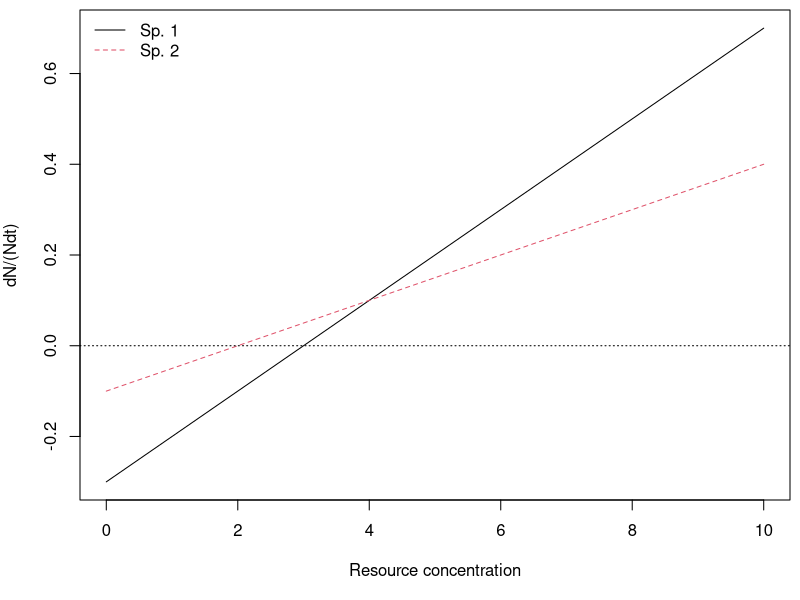

Source code (R): (Note: this script raises an error after producing the figure.)
## ---- chunk 1

e1 <- 0.1; a1 <- 1; d1 <- 0.3
e2 <- 0.1; a2 <- .5; d2 <- 0.1

{
  # setting the margins of the plot
  par(mar=(c(5, 4,.5,.5)))
  
  # making the graph
  curve(e1*a1*x - d1, 0,10, ylab="dN/(Ndt)", xlab="Resource concentration")
  curve(e2*a2*x - d2, lty=2, col=2, add=TRUE)
  abline(h=0, lty=3)
  legend("topleft", c("Sp. 1", "Sp. 2"), lty=1:2, col=1:2, bty='n')
  
  #adding the arrows
  x1 <- d1/(e1*f1); x2 <- d2/(e2*f2); len <- 0.1
  arrows(c(x1,x2), c(-len, len), c(x1,x2), c(0,0), length=0.1)
  }      

## ---- chunk 2
R.star.sp1 <- d1/(e1*a1)
R.star.sp2 <- d2/(e2*a2)
c(R.star.sp1, R.star.sp2)
## ---- chunk 3
cr_2plants  <- function(t,y,p){
  N1 <- y[1]; N2 <- y[2]; R <- y[3]
  with(as.list(p),{
    dN1 <- N1*(e1*a1*R - d1)
    dN2 <- N2*(e2*a2*R - d2)
    dR <- r*(S-R) - a1*N1*R - a2*N2*R
    return(list(c(dN1,dN2,dR)))
  } )
}
## ---- chunk 4
t <- seq(0, 100, by=.5)
p <- list(e1=0.1, a1=1, d1=0.3, 
          e2=0.1, a2=.5, d2=0.1,
          S=5, r=1)

y.initial <- c(N1=.1, N2=.1, R=4)
rout <- ode(y=y.initial, time=t, fun=cr_2plants, parms=p)
r.long <- rout %>% as.data.frame %>% pivot_longer(cols=-time, names_to = "State", values_to = "Grams")
ggplot(data=r.long, aes(time, Grams, colour=State, linetype=State)) + 
  geom_line() 
## ---- chunk 5
b <-c(1, .5); k=c(5, .1); d = 0.3
{curve(b[1]*x/(k[1]+x) - d, 0, 10, ylab=bquote(dP/(Pdt)), xlab="R")
curve(b[2]*x/(k[2] + x) - d, lty=2, add=TRUE)
abline(h=0, lty=3); text(7.5, 0, "gain = loss", adj=c(.5, -.3))
}
## ---- chunk 6
## 
cr_2substitutable <- function(t, y, parameters){
  N1 <- y[1] ; N2 <- y[2] ; R1 <- y[3]; R2 <- y[4]; 
  with(as.list(parameters), {
    N1.dot <- N1 * ( e11*a11*R1 + e12*a12*R2  - d1 )
    N2.dot <- N2 * ( e21*a21*R1 + e22*a22*R2  - d2 )
    R1.dot <- r1 * (S1 - R1) - (a11*N1 + a21*N2)*R1
    R2.dot <- r2 * (S2 - R2) - (a12*N1 + a22*N2)*R2
    return( list(c(N1.dot, N2.dot, R1.dot, R2.dot)) )
  } )
}
## ---- chunk 7
parameters <- c(# the environment supplies slightly more of resources 1
                r1 = 1, r2=1, S1=1.8, S2=1.2, 
                # sp 1 grows more with each unit of R1
                # sp 2 grows more with each unit of R2
                e11=.1, e12=.1, e21=.1, e22=.1,
                # sp 1 consumes more R1 than R2 and more than sp 2
                # sp 2 consumes more R2 than R1 and more than sp 1
                a11=2, a12=1, a21=1, a22=2, 
                # both spp die at the same rate
                d1=.1, d2=.1)
## ---- chunk 8

t <- seq(0, 20, by=.1); y.init <- c(N1=1, N2=1, R1=1.8, R2=1.2)
out <- ode(y = y.init, times=t, func=cr_2substitutable, 
           parms=parameters)
outL <- out %>% as.data.frame %>% pivot_longer(-time, names_to="State_vars", values_to="abun.")
ggplot(outL, aes(time, abun., colour=State_vars)) + geom_line()
## ---- chunk 9
cr_2subst_graph <- function(parameters, s1=NULL, s2=NULL, n1=1, n2=1, t=1000, by=1){
  p <- as.list(parameters)
  if(!is.null(s1)) p$S1 <- s1
  if(!is.null(s2)) p$S2 <- s2
with(p,
     { # ZNGI1
       Dz1 <- e11*a11/(e12*a12)
       Dz2 <- e21*a21/(e22*a22)
       R1.star = (d2*e12*a12 - d1*e22*a22 )/(e21*a21*e12*a12 - e11*a11*e22*a22)
       R2.star = (d1 - R1.star*e11*a11)/(e12*a12)
       impact1 <- a12*R2.star/(a11*R1.star)
       impact2 <- a22*R2.star/(a21*R1.star)
       stable <- 
         (Dz1 > Dz2 & (a12/a11)*(R2.star/R1.star) < (a22/a21)*(R2.star/R1.star)) |
         (Dz1 < Dz2 & (a12/a11)*(R2.star/R1.star) > (a22/a21)*(R2.star/R1.star))
       
       # xint = max( c(d1/(e11*a11),d2/(e21*a21) ))
       # yint  = max( c(d1/(e12*a12), d2/(e22*a22)) )
       lim = max( c(d1/(e11*a11),d2/(e21*a21), d1/(e12*a12), d2/(e22*a22)) )
       #xmax = max(c(1/(e12*a12),1/(e22*a22) ))
       
       layout(matrix(1:2, nrow=1))
       # Species 1 ZNGI (x = R1)
       par(pty="s")
       curve( (d1-e11*a11*x)/(e12*a12), ylim=c(0,lim*2), xlim=c(0, lim*2),
              ylab="R2", xlab="R1", main="ZNGIs and consumption vecs.")
       
       # Species 2 ZNGI (x = R1)
       curve( (d2-e21*a21*x)/(e22*a22), add=TRUE, lty=2)
       legend("topright", c("Sp 1", "Sp 2"), lty=1:2, bty='n')
       
        # Sp 1 vectors
       arrows(x0=R1.star, y0=R2.star, 
              x1=R1.star*(1-a11/2), y1=R2.star*(1-a12/2), length=.05, col=2)
       segments(x0=R1.star, y0=R2.star, 
                x1=R1.star*(1+a11*10), y1=R2.star * (1+a12*10), col=2)
       # Sp 2 vectors
       arrows(x0=R1.star, y0=R2.star, 
              x1=R1.star*(1-a21/2), y1=R2.star*(1-a22/2), lty=2, length=.05, col=2)
       segments(x0=R1.star, y0=R2.star, 
              x1=R1.star*(1+a21*10), y1=R2.star * (1+a22*10), lty=2, col=2)
       
        # Resource dynamics
       t <- seq(0, t, by=by)
       y.init <- c(N1=n1, N2=n2, R1=S1, R2=S2)
       out <- ode(y = y.init, times=t, func=cr_2substitutable,
                  parms=p)
       tf <- as.numeric( out[nrow(out), ] )  # last row
       lines(out[,4], out[,5], lty=3, col="purple", lwd=1)
       points(x=S1,y=S2)
       points(x=tf[4], y=tf[5], pch=19)
       
       ## Plot time series
       matplot(t, out[,-1], type="l", lty=c(1,2,3,3), col=c(1,1,2,4),
               ylab="State variables", xlab="Time",
               main="Dynamics")
       
       return( list(stable=stable,  Rstar=c(R1.star, R2.star), zngi.slope=c(Dz1,Dz2), consumption=c(impact1, impact2), parameters=parameters, last.integration=tf) )
})
}
## ---- chunk 10
output <- cr_2subst_graph(parameters)
## ---- chunk 11
## Something is not right here
resratio <- function(t, y, parameters){
  R1 <- y[1]; R2 <- y[2]; N1 <- y[3] ; N2 <- y[4] ;
  with(as.list(parameters), {
    N1.dot <- r1 * N1 * ( min( c( c11*R1/(k11 + R1), c21*R2/(k21 + R2) ) ) - m1 )
    N2.dot <- r2 * N2 * ( min( c( c12*R1/(k12 + R1), c22*R2/(k22 + R2) ) ) - m2 )
    ## R.dot must follow N.dot if we use N.dot in R.dot
    R1.dot <- a1 * (S1 - R1) - 
      r1 * N1 * ( min( c( c11*R1/(k11 + R1), c21*R2/(k21 + R2) ) ))/e11 - 
      r2 * N2 * ( min( c( c12*R1/(k12 + R1), c22*R2/(k22 + R2) ) ))/e12 
    R2.dot <- a2 * (S2 - R2) - 
      r1 * N1 * ( min( c( c11*R1/(k11 + R1), c21*R2/(k21 + R2) ) ))/e21 - 
      r2 * N2 * ( min( c( c12*R1/(k12 + R1), c22*R2/(k22 + R2) ) ))/e22 
    return( list(c(R1.dot, R2.dot, N1.dot, N2.dot)) )
  } )
}

parameters <- c(a1 = 1, a2=1, S1=10, S2=10, 
                r1=1, r2=1, m1=.1, m2=.1, 
                c11=1, c21=1, c12=1, c22=1, 
                k11=.1, k21=1, k12=1, k22=.1,
                e11=.1, e21=.1, e12=.1, e22=.1)

with(as.list(parameters),{
  curve(r1*c11*x/(k11 + x)-m1, 0, 3, xlab=expression("R"["j"]), 
        ylab=expression("r"["i"]*"c"["i"]*"R"["j"] /( "k"["ji"] + "R"["j"]) - "m"["i"] ) )
  curve(r1*c21*x/(k21 + x)-m1, 0, 3, add=T, lty=2)
  curve(r2*c12*x/(k12 + x)-m2, 0, 3, col=4, add=T)
  curve(r2*c22*x/(k22 + x)-m2, 0, 3, add=T, col=4, lty=2)
  abline(h=0, lty=3)
  legend('right', c('N1(R1)', 'N1(R2)', 'N2(R1)', 'N2(R2)'), 
         lty=c(1,2,1,2), col=c(1,1,4,4), lwd=2, bty='n')
})
## ---- chunk 12
t <- 0:100
y0 <- c(R1=.5, R2=.5, N1=10, N2=10)
run1 <- ode(y=y0, times=t, func=resratio, parms=parameters)
parameters; plot(run1)
run1[101,]
## ---- chunk 13
# a digraph is a directed graph
# the model is written in the "dot" language
bimut <-
"digraph{
  rankdir = LR;
node[shape=box];
// oval is the default node shape
  M1 -> M2[label='R'];
M2 -> M1[label='R'];
}"

#grViz(bimut)

umut <-
"digraph{
  rankdir = LR;
node[shape=box];
// oval is the default node shape
  M1 -> M2[label='R'];
M2 -> M1[label='S', style=dashed]
}"

imut <-
"digraph{
  rankdir = TB;
node[shape=box];
{rank=max; R1; R2;}
{rank=min; M1; M2;}
// oval is the default node shape
R1 -> M1; M1 -> R1[arrowhead='odot'];
R2 -> M2; M2 -> R2[arrowhead='odot'];
R1 -> R2[arrowhead='odot']; R2 -> R1[arrowhead='odot'];
}"

grViz(bimut) %>%
  export_svg %>% charToRaw %>% rsvg_png("bimut.png")

grViz(umut) %>%
  export_svg %>% charToRaw %>% rsvg_png("umut.png")

grViz(imut) %>%
  export_svg %>% charToRaw %>% rsvg_png("imut.png")

include_graphics(c("bimut.png","umut.png","imut.png"))
## ---- chunk 14

ggplot(data.frame(x=c(0, 1)), aes(x=x) ) + 
  stat_function(fun=function(x) { 10*x/(1+10*x) }) +
  labs( x="Fruit abundance", y="Consumption Rate of a frugivore")


ggplot(data.frame(x=c(0, 1)), aes(x=x) ) + 
  stat_function(fun=function(x) { 10*x/(1+10*x) }) +
  labs( x="Frugivore abundance", y="Dispersal rate of a seed")

## ---- chunk 15
# The derivative 
## A two-species consumer-resource mutualism
## Holland and DeAngelis 2009, Ecology Letters Ecology Letters, 12: 1357–1366.
## The parameterization follows that in this article. It differs from those 
## in the above equations. Can you see the differences?

cr_bimut <- function(t,y,parameters) {
  M1 <- y[1] # 
  M2 <- y[2] # 
  with( as.list( parameters ), {
    dM1 <- M1 * (r1 - d1*M1 + a12*M2/(h2 + M2) - B1*M2/(e1+M1) )
    dM2 <- M2 * (r2 - d2*M2 + a21*M1/(h1 + M1) - B2*M1/(e2+M2) )
    list( c( dM1, dM2 ))
  }
  )
}

## ---- chunk 16
### These parameters create a unidirectional, resource-service mutualism (B2 = 0)
## Translating, a12 = a above, and a21 = ea above, and B1 = s above
## therefore e = a21/a12

p.u <- list(r1 = 1, r2 = 1, d1=0.01, d2=0.01, 
            a12 = 0.4, a21 = 0.25, B1 = 0.3, B2 = 0, 
            h1=0.3, h2=0.3, e1=0.3, e2=0.3)

#####
# times series
t <- seq(0,25, by=.1)
y <- c(M1=50, M2=1)

out <- ode(y=y, times=t, func= cr_bimut, parms=p.u)
outdf <- data.frame(out)
outL <- pivot_longer(outdf, -time, 
                     names_to="State_var", values_to="N")
ggplot(outL, aes(time, N, colour=State_var)) + geom_line()
## ---- chunk 17
library(diagram)
bm <- matrix(c("a11", "ca","1", 0, "cb", "a22", "0", "nu", 
               "alphaA", "alphaB", 0,0,
               "betaA","betaB", 0,0), nc=4)

bm <- matrix(c( 
  "-1/K[A]", "-c[A]/K[A]",1, 0,
  "-c[B]/K[B]", "-1/K[B]",0, "nu",
  "alpha[A]", "alpha[B]", -1, 0,
  "beta[A]","beta[B]", 0, -1 
), nc=4)
name <- c(expression(N[A]), expression(N[B]), expression(S[A]), expression(S[B]))
par(mar=c(0,0,0,0))
plotmat(bm, pos=c(2,2), name=name)
## ---- chunk 18
bever3 <- function(t,y,p){
  with(as.list(c(y,p)), {
    dNa <- ra * Na * (1+alphaA*SA + betaA*(1-SA) - (Na + cB*Nb)/Ka)
    dNb <- rb * Nb * (1+alphaB*SA + betaB*(1-SA) - (cA*Na + Nb)/Kb)
    dSA <- SA*(1-SA) * ( Na/(Na+Nb) - nu*Nb/(Na+Nb) )
    return(list(c(dNa, dNb, dSA), SB=1-SA))
  })
  }
## ---- chunk 19
p0 <- list(ra=0.7, rb=0.5, Ka = 10, Kb=12, cA=.98, cB=.98, 
           alphaA=0, alphaB=0, betaA=0, betaB=0, nu=0.8)
## ---- chunk 20
with(p0, { cA/Kb*Ka  < (1+alphaB)*(1+betaA) / ( (1+alphaA)*(1+betaB)) })
with(p0, { cB/Ka*Kb < (1+alphaB)*(1+betaA) / ( (1+alphaA)*(1+betaB)) })
## ---- chunk 21
p <- list(ra=0.7, rb=0.5, Ka = 10, Kb=12, cA=.98, cB=.98, alphaA=-0.03, alphaB=0.1, betaA=0.1, betaB=-0.2, nu=0.8)
## ---- chunk 22
with(p, { cA/Kb*Ka  < (1+alphaB)*(1+betaA) / ( (1+alphaA)*(1+betaB)) })
with(p, { cB/Ka*Kb < (1+alphaB)*(1+betaA) / ( (1+alphaA)*(1+betaB)) })
## ---- chunk 23
t <- seq(0,200, .1)
y0 <- c(Na=4, Nb=9, SA=0.5)
{outdf <- as.data.frame( ode(y=y0, times=t, fun=bever3, parms=p) )
outL <- pivot_longer(outdf, -time, 
                     names_to="State_var", values_to="N")
ggplot(outL, aes(time, N, colour=State_var)) + geom_line()
}

### Phase plane plot
plot(outdf$Na, outdf$Nb, type='l', ylab="N_B", xlab="N_A")
### Make the start clear
points(y0[1], y0[2], cex=2, col=2, pch=19)
text(y[1], y[2], "Start here (t=0)", adj=c(-.2,.5), srt=-45, col="green")
## ---- chunk 24
lvg <- function (time, n, parameters) 
{
  r <- parameters[[1]]
  a <- parameters[[2]]
  dns.dt <- r * n * (1 + (a %*% n))
  return(list(c(dns.dt)))
}
## ---- chunk 25
a <- matrix(c( -.1, .02,
               .02, -.09), nrow = 2, byrow=TRUE)
a
## ---- chunk 26
# Let r be the same fpor each species
r <- c(1,1)
parms <- list(r=r, a=a)
parms

t=seq(0,30, by=.1)
N0 <- c(N1=20, N2=5)
lvout <- as.data.frame( ode(N0, t, lvg, parms) )
lvL <- pivot_longer(lvout, -time, names_to="State_vars", 
            values_to="N")

ggplot(lvL, aes(time, N, colour=State_vars, linetype=State_vars)) + 
  geom_line() + 
  geom_hline(yintercept=c(-1/a[1,1], -1/a[2,2]), linetype=c(1,3)) +
  annotate(geom="text", 
           x=c(15, 20),y=c(-1/a[1,1], -1/a[2,2]), label=c("K1", "K2"), vjust=-0.2 )
## ---- chunk 27
# Use expand.grid to create systematically combinations of parameters
df <- expand.grid(a11 = -0.1, a12=seq(0, .2, by =.02),
                  a21 = seq(0, .2, by=.02),  a22=-0.1 )
dim(df) # The number of rows and columns
head(df) # the top of the data frame
## ---- chunk 28
# set intrinsic rates of increase...
r <- c(1,1)

# and starting values...
N0 <- c(N1 = 10, N2= 10.001)

# and times for which to return output.
t <- 0:200

# Set values that will be useful later on in our for-loop.
n <- length( t + 1 )
npar <- nrow( df ) 

# create an empty data frame to hold our simulation output.
output <- data.frame( t = numeric(npar), N1 = numeric( npar ), 
                      N2 = numeric( npar ) )

### USE A  FOR-LOOP TO INTEGRATE THE MODEL FOR EACH COMBINATION OF PARAMETERS
for( i in 1:npar ) {
  coefs.true <- matrix( as.numeric( df[i,] ), 
                        nrow = 2, byrow = TRUE)
  invisible(
    capture.output( 
    # capture.output is a function that allows us to avoid seeing warnings...
    # not usually a good idea to ignore warnings!!!
    # but it is OK here....
    lvout <- ode(N0, t, lvg, parms = list(r, coefs.true) )
  ) )
  
  # hang on to only the last row of output, and  
  # put it in the i-th row of our output data frame.
  last <- nrow(lvout)
   output[i,] <- lvout[last,]
}

# Combine columns of parameters and output.
simdat <- cbind(df, output)
## ---- chunk 29
# Do simplistic numerical summaries.
summary(simdat[,5:7])
## ---- chunk 30
# the vertical bar | means "or"
sim.N <- subset(simdat, N1 > 10000 | N2 > 10000)
head(sim.N)
## ---- chunk 31
ggplot(sim.N, aes(a12, a21)) + geom_point()
## ---- chunk 32
denom <- simdat[,1] * simdat[,4] - simdat[,2] * simdat[,3]
# note this solution is subtracting the negative intraspecific comp coef.
# making it consistent with our equations in section 1
num1 <- simdat[,2] - simdat[,4]
num2 <- simdat[,3] - simdat[,1]
N1.eq <- num1 / denom
N2.eq <-num2 / denom

# combine with simulation data set
sim.check1 <- cbind(simdat, N1.eq, N2.eq)
# sim.check1[order(sim.check1$a12, sim.check1$a21),]
## ---- chunk 33
problems1 <- subset(sim.check1, (N1 < 0 | N2 < 0 | N1 > 1e4 | N2 > 1e4 ) )
# look at the subset
ggplot(problems1, aes(N1, N1.eq)) + geom_point()
## ---- chunk 34
problems1[1:5,]
## ---- chunk 35
check2 <- subset(sim.check1, (N1.eq > 0 & N2.eq > 0) & (N1 < 1e4 & N2 < 1e4 ))
## ---- chunk 36
N1.diff <- check2$N1 - check2$N1.eq
N2.diff <- check2$N2 - check2$N2.eq
summary(N1.diff); summary(N2.diff)
## ---- chunk 37
subset(sim.check1, a12 == .02 & a21 == .02)
# form remember that we set r = 1
J1 <- matrix(c(-.1*12.5, -.02*12.5,
               -.02*12.5, -.1*12.5), nrow=2, byrow=TRUE)
eigen(J1)
## ---- chunk 38
subset(sim.check1, a12 == .2 & a21 == .2)
J2 <- matrix( c( -.1*(-10), -.2*(-10), 
                 -.2*(-10), -.1*(-10)), nrow=2, byrow=TRUE) 
eigen(J2)
